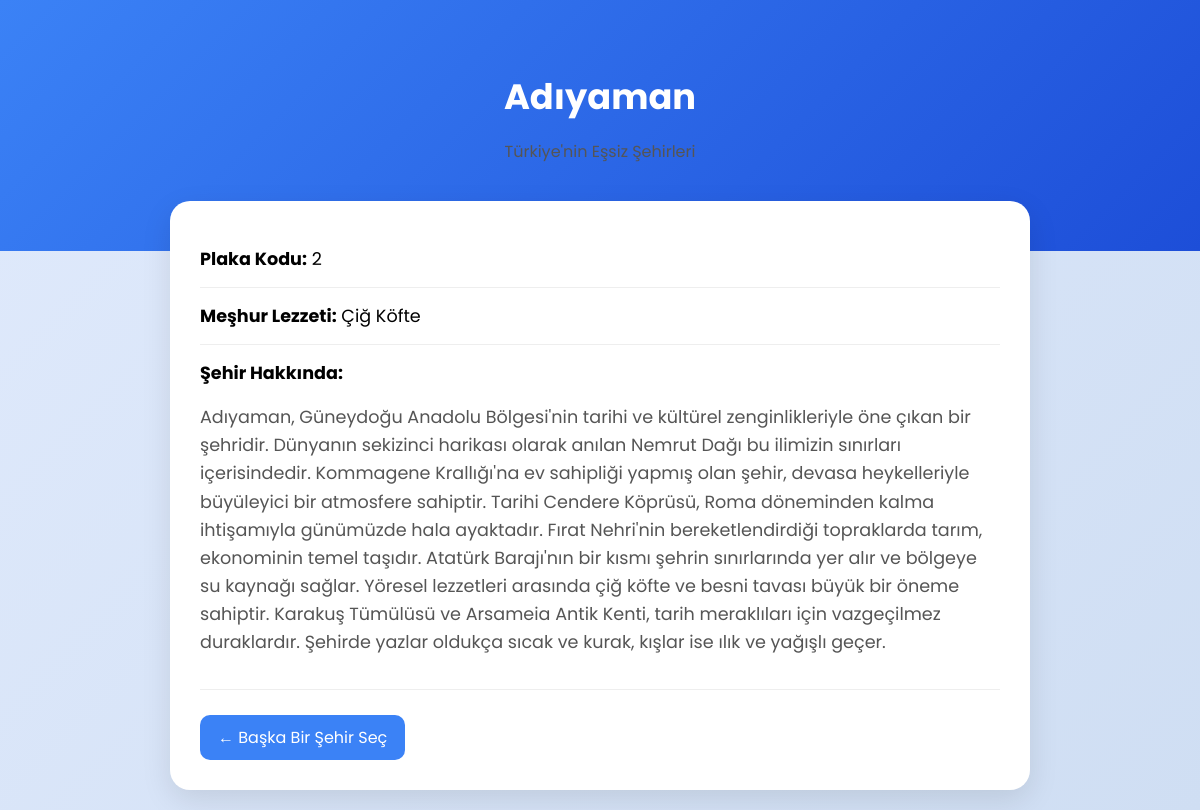
The app's page /Sehir-Rehberi/detay.php?id=2 with its own data.
### tables this page shows
CREATE TABLE `sehirler` (
  `id` int(11) NOT NULL,
  `sehir_adi` varchar(100) NOT NULL,
  `plaka_kodu` int(11) DEFAULT NULL,
  `meshur_yemek` varchar(100) DEFAULT NULL,
  `kisa_bilgi` text DEFAULT NULL
);

### Sehir-Rehberi/detay.php (the view, shortened to what this page needs)
<?php
require_once 'baglanti.php';
$id = intval($_GET['id']);
try {
    $sorgu = $db->prepare("SELECT * FROM sehirler WHERE id = ?");
    $sorgu->execute([$id]);
    $sehir = $sorgu->fetch(PDO::FETCH_ASSOC);
} catch (PDOException $e) {
    die("Bir hata oluştu.");
}
?>
<!DOCTYPE html>
<html lang="tr">
<head>
</head>
<body>
    <div class="hero">
        <h1><?= htmlspecialchars($sehir['sehir_adi']) ?></h1>
        <p>Türkiye'nin Eşsiz Şehirleri</p>
    </div>
    <div class="container">
        <div class="info-box">
            <strong>Plaka Kodu:</strong> <?= htmlspecialchars($sehir['plaka_kodu'] ?? '-') ?>
        </div>
        <div class="info-box">
            <strong>Meşhur Lezzeti:</strong> <?= htmlspecialchars($sehir['meshur_yemek'] ?? '-') ?>
        </div>
        <div class="info-box">
            <strong>Şehir Hakkında:</strong>
            <p><?= nl2br(htmlspecialchars($sehir['kisa_bilgi'] ?? 'Bilgi bulunamadı.')) ?></p>
        </div>
        <a href="index.php" class="back-btn">← Başka Bir Şehir Seç</a>
    </div>
</body>
</html>

### Sehir-Rehberi/detay.php (style rules this page uses)
body { font-family: 'Poppins', sans-serif; background: linear-gradient(135deg, #e0eafc, #cfdef3); margin: 0; }
.hero { background: linear-gradient(135deg, #3b82f6, #1d4ed8); color: white; padding: 70px 20px; text-align: center; }
.hero h1 { margin: 0; font-size: 2.2rem; }
.container { max-width: 800px; margin: -50px auto 20px; background: white; padding: 30px; border-radius: 20px; box-shadow: 0 10px 30px rgba(0, 0, 0, 0.1); }
.info-box { border-bottom: 1px solid #eee; padding: 15px 0; font-size: 1.1rem; }
.back-btn { display: inline-block; margin-top: 25px; text-decoration: none; background: #3b82f6; color: white; padding: 10px 18px; border-radius: 10px; transition: 0.3s; }
p { color: #555; line-height: 1.6; }

### records on screen
sehirler: sehir_adi "Adıyaman", plaka_kodu "2", meshur_yemek "Çiğ Köfte", kisa_bilgi "Adıyaman, Güneydoğu Anadolu Bölgesi'nin tarihi ve kültürel zenginlikleriyle öne çıkan bir şehridir. Dünyanın sekizinci harikası olarak anılan Nemrut Dağı bu ilimizin sınırları içerisindedir. Kommagene Krallığı'na ev sahipliği yapmış olan şehir, devasa heykelleriyle büyüleyici bir atmosfere sahiptir. Tarihi Cendere Köprüsü, Roma döneminden kalma ihtişamıyla günümüzde hala ayaktadır. Fırat Nehri'nin bereketlendirdiği topraklarda tarım, ekonominin temel taşıdır. Atatürk Barajı'nın bir kısmı şehrin sınırlarında yer alır ve bölgeye su kaynağı sağlar. Yöresel lezzetleri arasında çiğ köfte ve besni tavası büyük bir öneme sahiptir. Karakuş Tümülüsü ve Arsameia Antik Kenti, tarih meraklıları için…"
